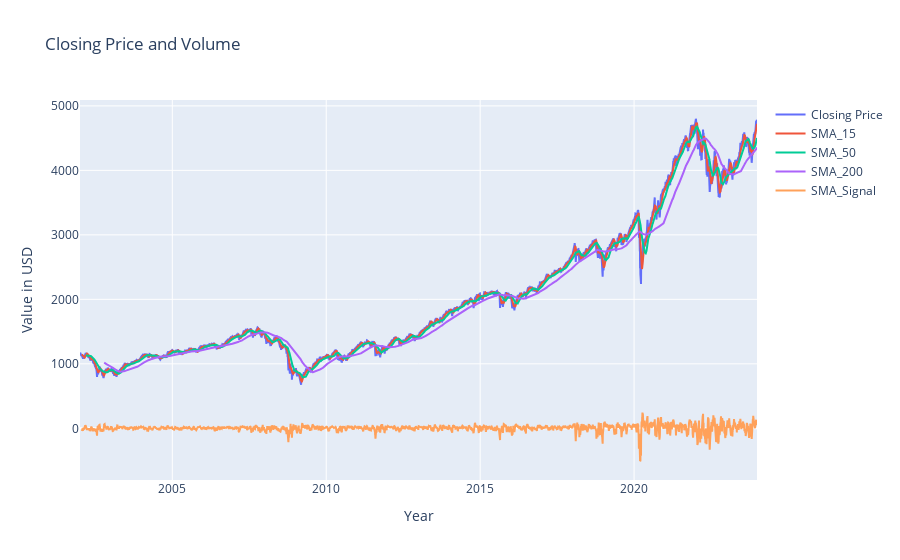

The code cell stored with this chart in its notebook:
### Code cell
# Create traces for each plot
trace_close = go.Scatter(x=df_plot['DATE'], y=df_plot['CLOSE'], mode='lines', name='Closing Price')
trace_sma = go.Scatter(x=df_plot['DATE'], y=df['SMA'], mode='lines', name='SMA_15')
trace_sma_50 = go.Scatter(x=df_plot['DATE'], y=SMA_50, mode='lines', name='SMA_50')
trace_sma_200= go.Scatter(x=df_plot['DATE'], y=SMA_200, mode='lines', name='SMA_200')
trace_sma_S= go.Scatter(x=df_plot['DATE'], y=df['SMA_signal'], mode='lines', name='SMA_Signal')

# Create layout
layout = go.Layout(
    title='Closing Price and Volume',
    xaxis=dict(title='Year'),
    yaxis=dict(title='Value in USD'),
    hovermode='x'  # Show closest data point on hover
)

# Create figure and add traces
fig = go.Figure(data=[trace_close, trace_sma, trace_sma_50, trace_sma_200, trace_sma_S], layout=layout)

# Show interactive plot
fig.show()

### Figure 1 — Plotly figure (JSON) as saved in the notebook; plotly's stock layout.template omitted (floating-point values rounded to 4 significant figures; data arrays with more than 128 entries replaced by an {"elided": "..."} marker saying what was removed)
{"data": [{"mode": "lines", "name": "Closing Price", "type": "scatter", "x": {"elided": "5537 str values"}, "y": {"elided": "5537 float values"}}, {"mode": "lines", "name": "SMA_15", "type": "scatter", "x": {"elided": "5537 str values"}, "y": {"elided": "5537 float values"}}, {"mode": "lines", "name": "SMA_50", "type": "scatter", "x": {"elided": "5537 str values"}, "y": {"elided": "5537 float values"}}, {"mode": "lines", "name": "SMA_200", "type": "scatter", "x": {"elided": "5537 str values"}, "y": {"elided": "5537 float values"}}, {"mode": "lines", "name": "SMA_Signal", "type": "scatter", "x": {"elided": "5537 str values"}, "y": {"elided": "5537 float values"}}], "layout": {"hovermode": "x", "title": {"text": "Closing Price and Volume"}, "xaxis": {"title": {"text": "Year"}}, "yaxis": {"title": {"text": "Value in USD"}}}}
